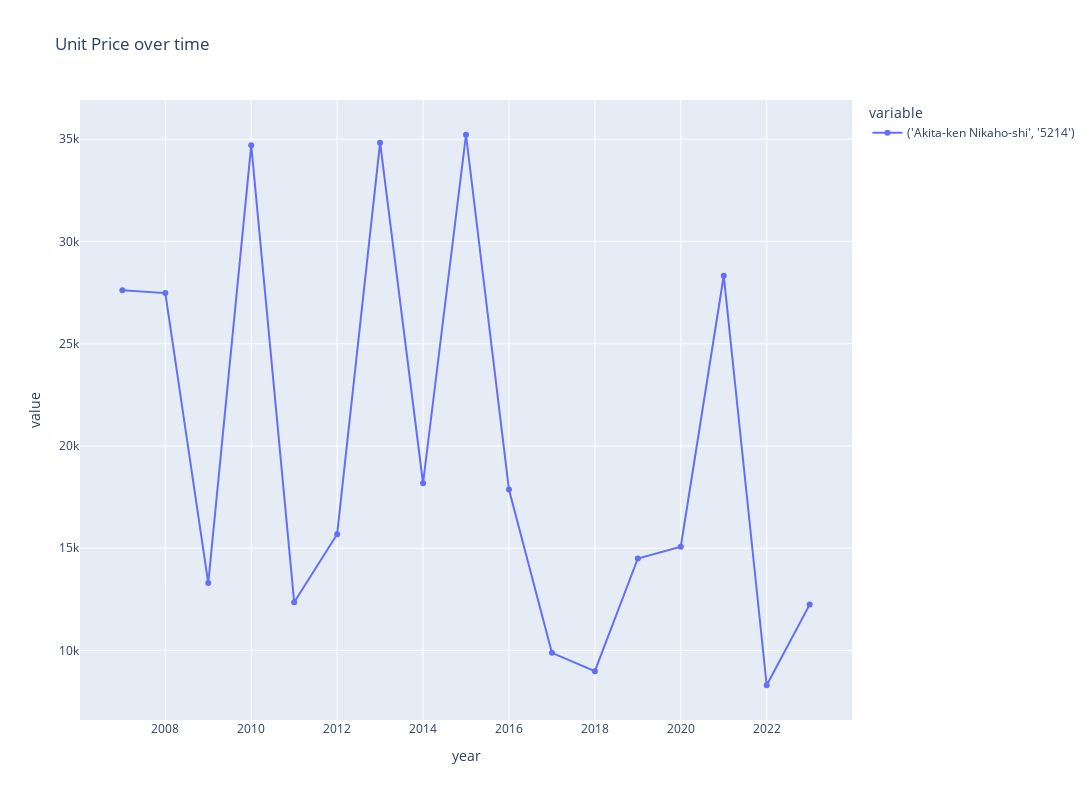

Notebook code cell kept with this figure:
### Code cell
plot_time_series(
    plot_df,
    metrics["weighted_median"],
    group_by_columns,
    granularity_columns,
    f"Unit Price over time",
    # visible="legendonly",
)

### Figure 1 — Plotly figure (JSON) as saved in the notebook; plotly's stock layout.template omitted (floating-point values rounded to 4 significant figures)
{"data": [{"hovertemplate": "variable=('Akita-ken Nikaho-shi', '5214')<br>year=%{x}<br>value=%{y}<extra></extra>", "legendgroup": "('Akita-ken Nikaho-shi', '5214')", "line": {"color": "#636efa", "dash": "solid"}, "marker": {"symbol": "circle"}, "mode": "lines+markers", "name": "('Akita-ken Nikaho-shi', '5214')", "orientation": "v", "showlegend": true, "type": "scatter", "x": [2007, 2008, 2009, 2010, 2011, 2012, 2013, 2014, 2015, 2016, 2017, 2018, 2019, 2020, 2021, 2022, 2023], "xaxis": "x", "y": [27610.0, 27470.0, 13290.0, 34710.0, 12360.0, 15680.0, 34830.0, 18180.0, 35220.0, 17870.0, 9883.0, 8984.0, 14500.0, 15070.0, 28320.0, 8297.0, 12240.0], "yaxis": "y"}], "layout": {"autosize": false, "height": 800, "hovermode": "closest", "legend": {"title": {"text": "variable"}, "tracegroupgap": 0}, "title": {"text": "Unit Price over time"}, "width": 1600, "xaxis": {"anchor": "y", "domain": [0, 1], "title": {"text": "year"}}, "yaxis": {"anchor": "x", "domain": [0, 1], "title": {"text": "value"}}}}
